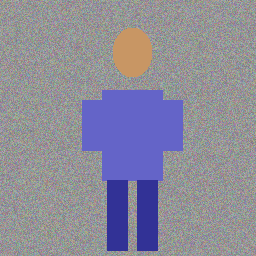
#> input picture unet-master-v2/person_segmentation/dataset/test/0.png, 256 x 256 px; its folder holds only this picture in this run
$ python predict_pretrained.py
#> lines starting #> are read from the running program, lines starting #| are printed output that depends on the picture; after the words box and inside, x2 and y2 are one past the last pixel; in counts of white or black regions, pixels touching at a corner belong together
"""
使用简单方法进行人物分割预测
使用纯 PIL 和 numpy，无其他依赖
"""
import os
import sys
import numpy as np

print("=" * 70)
print("     Person Segmentation - Simple Background Removal")
print("=" * 70)
print()

test_path = "dataset/test"

# 检查测试图片
if not os.path.exists(test_path):
    print(f"✗ Test directory not found: {test_path}")
    sys.exit(1)

image_files = [f for f in os.listdir(test_path)
               if f.endswith(('.png', '.jpg', '.jpeg')) and '_predict' not in f and not f.endswith('_pretrained.png')]

if len(image_files) == 0:
    print("✗ No test images found!")
    sys.exit(1)

print(f"Found {len(image_files)} test images")
print()

# 尝试导入 PIL
try:
    from PIL import Image
    print("[Method] Using PIL for simple background removal")
except ImportError:
    print("✗ PIL not available!")
    print("Please install: pip install Pillow")
    sys.exit(1)

def simple_dilation(mask, iterations=1):
    """简单的膨胀操作"""
    result = mask.copy()
    for _ in range(iterations):
        # 使用卷积实现膨胀
        padded = np.pad(result, 1, mode='constant', constant_values=0)
        result = np.maximum.reduce([
            padded[:-2, 1:-1],
            padded[2:, 1:-1],
            padded[1:-1, :-2],
            padded[1:-1, 2:],
            padded[1:-1, 1:-1]
        ])
    return result

def simple_erosion(mask, iterations=1):
    """简单的腐蚀操作"""
    result = mask.copy()
    for _ in range(iterations):
        padded = np.pad(result, 1, mode='constant', constant_values=1)
        result = np.minimum.reduce([
            padded[:-2, 1:-1],
            padded[2:, 1:-1],
            padded[1:-1, :-2],
            padded[1:-1, 2:],
            padded[1:-1, 1:-1]
        ])
    return result

def simple_background_removal(image_path, output_path):
    """
    使用简单的图像处理方法进行前景分割
    基于颜色聚类
    """
#> called with image_path = 'dataset/test/0.png', output_path = 'dataset/test/0_pretrained.png'
    try:
        # 打开图像
        img = Image.open(image_path).convert("RGB")
#> img is the input picture: PIL image 256x256 RGB; mean R, G, B 140.5, 139.3, 154.2
        img_array = np.array(img, dtype=np.float32)

        # 获取图像尺寸
        h, w = img_array.shape[:2]
#> h = 256; w = 256

        # 方法：基于颜色差异的简单分割
        # 假设人物在图像中心，背景在边缘

        # 计算图像中心区域的颜色均值（假设是人物）
        center_y, center_x = h // 2, w // 2
#> center_y = 128; center_x = 128
        margin_y, margin_x = h // 4, w // 4
#> margin_y = 64; margin_x = 64

        # 提取中心区域
        y1 = max(0, center_y - margin_y)
#> y1 = 64
        y2 = min(h, center_y + margin_y)
#> y2 = 192
        x1 = max(0, center_x - margin_x)
#> x1 = 64
        x2 = min(w, center_x + margin_x)
#> x2 = 192

        center_region = img_array[y1:y2, x1:x2]
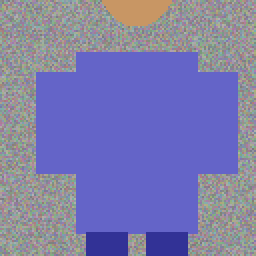
#> center_region: shape (128, 128, 3) float32 (shown 2 times larger); mean R, G, B 124.5, 123.6, 171.8

        # 计算中心区域的颜色均值
        center_mean = np.mean(center_region, axis=(0, 1))
#> center_mean = [124.5, 123.6, 171.8]

        # 创建掩码：与中心颜色相似的区域为前景
        # 计算每个像素与中心颜色的距离
        diff = np.abs(img_array - center_mean)
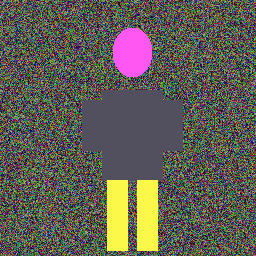
#> diff: shape (256, 256, 3) float32; mean R, G, B 28.8, 28, 25; drawn with min black and max white
        distance = np.sqrt(np.sum(diff ** 2, axis=2))
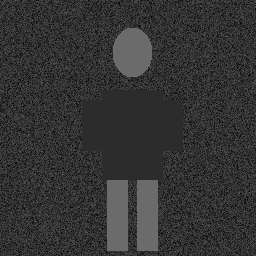
#> distance: shape (256, 256) float32; min 0.619, max 107.5, mean 52.8

        # 阈值：距离小于一定值为前景
        threshold = np.mean(distance) * 0.7
#> threshold = 36.93
        mask = (distance < threshold).astype(np.uint8) * 255
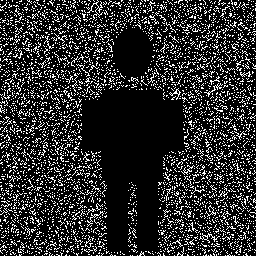
#> mask: shape (256, 256); 17.8% white in thin lines or dots

        # 简单的形态学操作：膨胀然后腐蚀，填充小空洞
        mask_bool = mask > 0
#> mask_bool: shape (256, 256) bool; 17.8% white in thin lines or dots
        mask_bool = simple_dilation(mask_bool, iterations=3)
#> the loop in simple_dilation, `for _ in range(iterations):` made 3 passes
#> pass 1, in simple_dilation, `padded = np.pad(result, 1, mode='constant', constant_values=0)`:
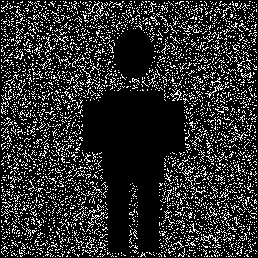
#> padded: shape (258, 258) bool; 17.6% white in thin lines or dots
#> after the loop in simple_dilation, `for _ in range(iterations):`:
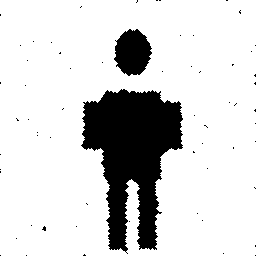
#> result: shape (256, 256) bool; 83.3% white; 63 black regions (61 under 20 px), largest, box (x1, y1, x2, y2) and area: (81, 89, 183, 254) 9545, (114, 29, 152, 76) 1296
        mask_bool = simple_erosion(mask_bool, iterations=2)
        mask = mask_bool.astype(np.uint8) * 255
#> mask: shape (256, 256); 79.8% white; 59 black regions (47 under 20 px), largest, box (x1, y1, x2, y2) and area: (79, 87, 185, 256) 10806, (112, 27, 154, 78) 1546, (40, 224, 48, 233) 45

        # 创建透明背景图像
        rgba = np.zeros((h, w, 4), dtype=np.uint8)
        rgba[:, :, :3] = img_array.astype(np.uint8)
        rgba[:, :, 3] = mask
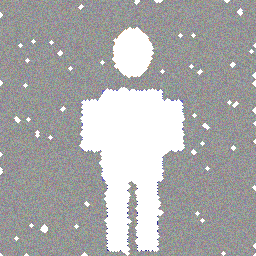
#> rgba: shape (256, 256, 4); mean R, G, B, A 140.5, 139.3, 154.2, 203.5; transparent parts drawn white

        # 保存
        output_img = Image.fromarray(rgba, 'RGBA')
        output_img.save(output_path)
        return True

    except Exception as e:
        print(f"  ✗ Failed: {e}")
        return False

def fallback_segmentation(image_path, output_path):
    """
    备选方法：使用简单的阈值分割
    """
    try:
        img = Image.open(image_path).convert("RGB")
        img_array = np.array(img)

        # 转换为灰度
        gray = np.mean(img_array, axis=2)

        # 简单的阈值分割
        threshold = np.mean(gray)
        mask = (gray < threshold + 30).astype(np.uint8) * 255

        # 创建透明背景图像
        h, w = img_array.shape[:2]
        rgba = np.zeros((h, w, 4), dtype=np.uint8)
        rgba[:, :, :3] = img_array
        rgba[:, :, 3] = mask

        output_img = Image.fromarray(rgba, 'RGBA')
        output_img.save(output_path)
        return True

    except Exception as e:
        print(f"  ✗ Fallback also failed: {e}")
        return False

# 处理所有图片
success_count = 0
for i, img_file in enumerate(sorted(image_files)):
    img_path = os.path.join(test_path, img_file)
    output_name = os.path.splitext(img_file)[0] + "_pretrained.png"
    output_path = os.path.join(test_path, output_name)

    print(f"  Processing {img_file}...")

    # 尝试主要方法
    if simple_background_removal(img_path, output_path):
        print(f"    ✓ Saved: {output_name}")
        success_count += 1
    else:
        # 尝试备选方法
        print(f"    Trying fallback method...")
        if fallback_segmentation(img_path, output_path):
            print(f"    ✓ Saved: {output_name} (fallback)")
            success_count += 1
        else:
            print(f"    ✗ Failed completely")

print()
print("=" * 70)
print(f"✓ Processed {success_count}/{len(image_files)} images")
print("=" * 70)
print()
print("Results saved with '_pretrained.png' suffix")
print()
print("Note: This is a simple method based on color clustering.")
print("Results may vary depending on image content.")
print()
print("For professional results, consider using:")
print("  - rembg library: pip install rembg")
print("  - Deep learning models like U-Net with proper training")
print()
input("Press Enter to exit...")

$ run again, on unet-master-v2/person_segmentation/dataset/test/2.png
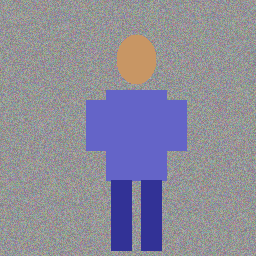
#> input picture unet-master-v2/person_segmentation/dataset/test/2.png, 256 x 256 px
#> in simple_background_removal, img is the input picture: PIL image 256x256 RGB; mean R, G, B 140.4, 139.2, 154.2
#> center_mean = [125.4, 123.7, 170.9]
#> threshold = 36.43
#> in simple_background_removal, `mask = (distance < threshold).astype(np.uint8) * 255`:
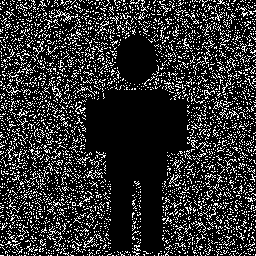
#> mask: shape (256, 256); 18.6% white in thin lines or dots
#> mask_bool: shape (256, 256) bool; 18.6% white in thin lines or dots
#> in simple_background_removal, `rgba[:, :, 3] = mask`:
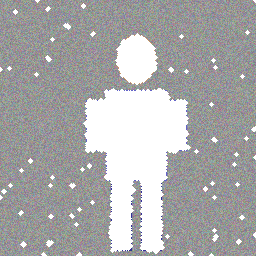
#> rgba: shape (256, 256, 4); mean R, G, B, A 140.4, 139.2, 154.2, 203.6; transparent parts drawn white
